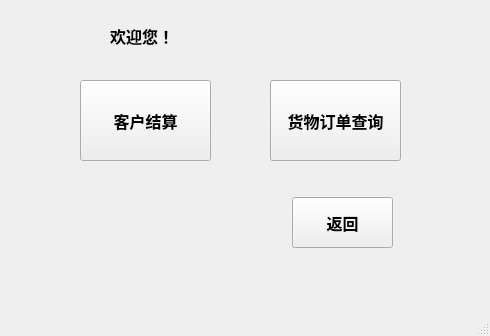
<?xml version="1.0" encoding="UTF-8"?>
<ui version="4.0">
 <class>Employees_interface</class>
 <widget class="QMainWindow" name="Employees_interface">
  <property name="geometry">
   <rect>
    <x>0</x>
    <y>0</y>
    <width>490</width>
    <height>336</height>
   </rect>
  </property>
  <property name="windowTitle">
   <string>员工主界面</string>
  </property>
  <widget class="QWidget" name="centralwidget">
   <widget class="QPushButton" name="pushButton_2">
    <property name="geometry">
     <rect>
      <x>292</x>
      <y>197</y>
      <width>101</width>
      <height>51</height>
     </rect>
    </property>
    <property name="font">
     <font>
      <pointsize>12</pointsize>
      <weight>75</weight>
      <bold>true</bold>
     </font>
    </property>
    <property name="text">
     <string>返回</string>
    </property>
   </widget>
   <widget class="QPushButton" name="customer_Button">
    <property name="geometry">
     <rect>
      <x>80</x>
      <y>80</y>
      <width>131</width>
      <height>81</height>
     </rect>
    </property>
    <property name="font">
     <font>
      <pointsize>12</pointsize>
      <weight>75</weight>
      <bold>true</bold>
     </font>
    </property>
    <property name="text">
     <string>客户结算</string>
    </property>
   </widget>
   <widget class="QPushButton" name="goods_Button">
    <property name="geometry">
     <rect>
      <x>270</x>
      <y>80</y>
      <width>131</width>
      <height>81</height>
     </rect>
    </property>
    <property name="font">
     <font>
      <pointsize>12</pointsize>
      <weight>75</weight>
      <bold>true</bold>
     </font>
    </property>
    <property name="text">
     <string>货物订单查询</string>
    </property>
   </widget>
   <widget class="QLabel" name="label">
    <property name="geometry">
     <rect>
      <x>40</x>
      <y>20</y>
      <width>61</width>
      <height>31</height>
     </rect>
    </property>
    <property name="font">
     <font>
      <pointsize>12</pointsize>
      <weight>75</weight>
      <bold>true</bold>
     </font>
    </property>
    <property name="text">
     <string/>
    </property>
   </widget>
   <widget class="QLabel" name="label_2">
    <property name="geometry">
     <rect>
      <x>110</x>
      <y>20</y>
      <width>72</width>
      <height>31</height>
     </rect>
    </property>
    <property name="font">
     <font>
      <pointsize>12</pointsize>
      <weight>75</weight>
      <bold>true</bold>
     </font>
    </property>
    <property name="text">
     <string>欢迎您！</string>
    </property>
   </widget>
  </widget>
  <widget class="QMenuBar" name="menubar">
   <property name="geometry">
    <rect>
     <x>0</x>
     <y>0</y>
     <width>490</width>
     <height>26</height>
    </rect>
   </property>
  </widget>
  <widget class="QStatusBar" name="statusbar"/>
 </widget>
 <resources/>
 <connections/>
</ui>
